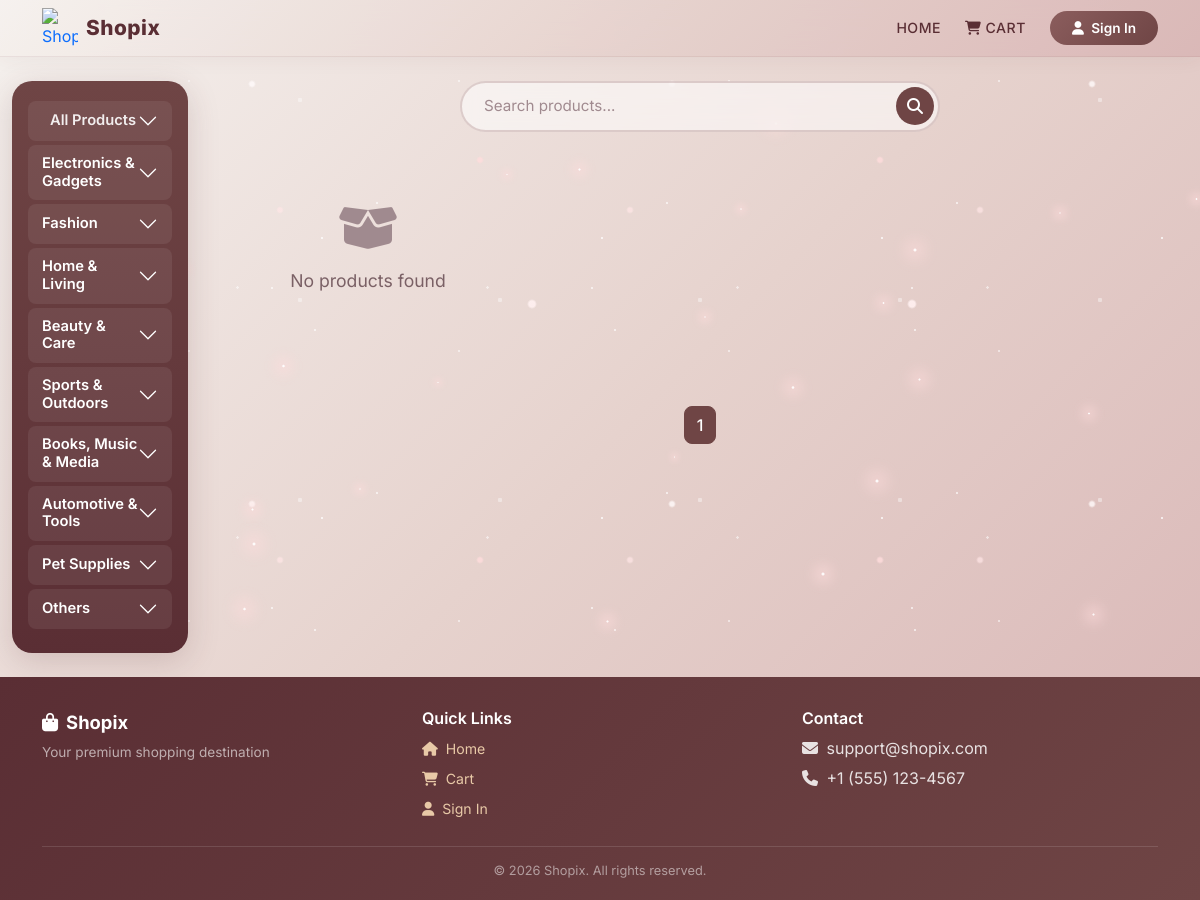
/?subcategory=1, run on the app's committed database.
### shop/models.py (models this page shows, shortened)
class Category(models.Model):
    name = models.CharField(max_length=200, unique=True)

### shop/views.py (the view)
# urls.py: path('', views.index, name='index'),
def index(request):
    product_objects = Products.objects.all()
    category_id = request.GET.get("category")
    if category_id:
        product_objects = product_objects.filter(category_id=category_id)
    subcategory_id = request.GET.get("subcategory")
    if subcategory_id:
        product_objects = product_objects.filter(subcategory_id=subcategory_id)
    item_name = request.GET.get("item_name")
    if item_name:
        product_objects = product_objects.filter(title__icontains=item_name)
    paginator = Paginator(product_objects, 10)
    page = request.GET.get("page")
    product_objects = paginator.get_page(page)
    categories = Category.objects.prefetch_related("subcategories")
    wishlist_ids = []
    if request.user.is_authenticated:
        wishlist, _ = Wishlist.objects.get_or_create(user=request.user)
        wishlist_ids = list(wishlist.products.values_list("id", flat=True))
    context = {
        "product_objects": product_objects,
        "categories": categories,
        "wishlist_ids": wishlist_ids,
    }
    return render(request, "shop/index.html", context)

### shop/templates/shop/index.html (shortened to what this page needs)
{% extends 'shop/background.html' %}
{% load static %}
{% block content %}
<div class="container-fluid py-4">
  <div class="row">
    <aside class="col-12 col-md-3 col-lg-2 mb-4 mb-md-0">
      <div class="sidebar" id="sidebar">
        <div class="accordion" id="categoryAccordion">
          <div class="accordion-item">
            <h2 class="accordion-header">
              <a href="/" class="accordion-button collapsed" style="text-decoration:none;">
                 All Products
              </a>
            </h2>
          </div>
          {% for category in categories %}
          <div class="accordion-item">
            <h2 class="accordion-header">
              <button class="accordion-button collapsed"
                data-bs-toggle="collapse"
                data-bs-target="#cat{{category.id}}">
                {{category.name}}
              </button>
            </h2>
          </div>
          {% endfor %}
        </div>
      </div>
    </aside>
    <main class="col-12 col-md-9 col-lg-10">
      <div class="main-wrapper w-100" style="max-width:1200px; margin:0 auto;">
        <form class="mb-4 d-flex justify-content-center">
          <div class="search-wrapper">
            <input type="search" name="item_name"
              placeholder="Search products..."
              class="form-control search-input" />
            <button class="search-btn" type="submit">
              <i class="fa-solid fa-magnifying-glass"></i>
            </button>
          </div>
        </form>
        <div class="products-wrapper">
          {% for product in product_objects %}
          <div class="elegant-glass-card fade-in-up" style="animation-delay: {{ forloop.counter0 }}00ms">
            <div class="card-img-wrapper">
              <img
                src="{% if product.image and product.image.url %}{{product.image.url}}{% elif product.image_url %}{{product.image_url}}{% else %}{% static 'shop/no-image.png' %}{% endif %}"
                alt="{{product.title}}" loading="lazy" />
            </div>
            <div class="card-body">
              <h5 class="product-name" data-id="{{product.id}}">
                {{product.title}}
              </h5>
              <p class="product-price" data-id="{{product.id}}">
                $ {{product.price}}
              </p>
              <div class="d-flex justify-content-between mt-auto gap-2">
                <a href="/{{product.id}}/" class="btn btn-theme flex-fill">
                  <i class="fa-solid fa-eye me-1"></i> View
                </a>
                <a href="{% url 'add_to_cart' product.id %}"
                   class="btn btn-theme-solid flex-fill">
                  <i class="fa-solid fa-cart-plus me-1"></i> Add
                </a>
              </div>
            </div>
          </div>
          {% empty %}
          <div class="text-center py-5 w-100">
            <i class="fa-solid fa-box-open fa-3x mb-3" style="color:var(--text-light)"></i>
            <p style="color:var(--text-muted); font-size:1.1rem;">No products found</p>
          </div>
          {% endfor %}
        </div>
        <nav class="mt-5">
          <ul class="pagination justify-content-center">
            <li class="page-item active">
              <span class="page-link">{{product_objects.number}}</span>
            </li>
          </ul>
        </nav>
      </div>
    </main>
  </div>
</div>
{% endblock %}

### shop/templates/shop/background.html (shortened to what this page needs)
{% load static %}
<!DOCTYPE html>
<html lang="en">
<head>
  <link rel="stylesheet" href="https://cdnjs.cloudflare.com/ajax/libs/font-awesome/6.5.1/css/all.min.css">
  <link href="https://cdn.jsdelivr.net/npm/bootstrap@5.3.2/dist/css/bootstrap.min.css" rel="stylesheet">
  <link rel="stylesheet" href="{% static 'shop/css/background.css' %}">
  <link rel="stylesheet" href="{% static 'shop/css/header.css' %}">
</head>
<body>
  <div class="background-container">
    {% include 'shop/header.html' %}
    <div class="layer1"></div>
    <div class="layer2"></div>
    <div class="layer3" id="layer3"></div>
    <div class="content">
      {% block content %}{% endblock %}
    </div>
    {% include 'shop/footer.html' %}
  </div>
</body>
</html>

### shop/templates/shop/header.html (shortened to what this page needs)
{% load static %}
<header class="glass-header">
  <div class="container d-flex justify-content-between align-items-center py-2">
    <a href="/" class="d-flex align-items-center text-decoration-none">
      <img src="https://cdn-icons-png.flaticon.com/512/3081/3081559.png"
        width="36" class="me-2" alt="Shopix">
      <h4 class="logo-text mb-0">Shopix</h4>
    </a>
    <nav class="header-nav" id="headerNav">
      <a href="/" class="nav-link">HOME</a>
      <a href="{% url 'cart' %}" class="nav-link">
        <i class="fa-solid fa-cart-shopping"></i> CART
      </a>
      {% if user.is_authenticated %}
        <span class="nav-link" style="cursor:default; opacity:0.7;">
          <i class="fa-solid fa-user"></i> {{ user.username }}
        </span>
        <a href="{% url 'logout' %}" class="signin-btn">
          <i class="fa-solid fa-right-from-bracket me-1"></i> Logout
        </a>
      {% else %}
        <a href="{% url 'login' %}" class="signin-btn">
          <i class="fa-solid fa-user me-1"></i> Sign In
        </a>
      {% endif %}
    </nav>
  </div>
</header>

### shop/templates/shop/footer.html
{% load static %}
<footer class="site-footer">
  <div class="container">
    <div class="row">
      <div class="col-md-4 mb-3 mb-md-0">
        <div class="footer-brand">
          <i class="fa-solid fa-bag-shopping me-2"></i>Shopix
        </div>
        <p class="footer-tagline">Your premium shopping destination</p>
      </div>
      <div class="col-md-4 mb-3 mb-md-0">
        <h6 class="text-white mb-2" style="font-weight:600;">Quick Links</h6>
        <ul class="footer-links">
          <li><a href="/"><i class="fa-solid fa-house me-1"></i> Home</a></li>
          <li><a href="/checkout/"><i class="fa-solid fa-cart-shopping me-1"></i> Cart</a></li>
          <li><a href="/login/"><i class="fa-solid fa-user me-1"></i> Sign In</a></li>
        </ul>
      </div>
      <div class="col-md-4">
        <h6 class="text-white mb-2" style="font-weight:600;">Contact</h6>
        <ul class="footer-links">
          <li><i class="fa-solid fa-envelope me-1"></i> support@shopix.com</li>
          <li><i class="fa-solid fa-phone me-1"></i> +1 (555) 123-4567</li>
        </ul>
      </div>
    </div>
    <div class="footer-divider"></div>
    <p class="footer-copy text-center">
      &copy; 2026 Shopix. All rights reserved.
    </p>
  </div>
</footer>

### shop/static/shop/css/header.css (style rules this page uses)
.glass-header { background: linear-gradient(135deg, rgba(245,241,238,0.85), rgba(230,210,205,0.85), rgba(216,180,180,0.85)); backdrop-filter: blur(20px); -webkit-backdrop-filter: blur(20px); border-bottom: 1px solid rgba(139,93,93,0.12); position: sticky; top: 0; z-index: 1000; box-shadow: 0 2px 20px rgba(90,46,52,0.06); }
.logo-text { font-weight: 800; color: #5A2E34; letter-spacing: 0.5px; font-size: 1.3rem; }
.nav-link { color: #5A2E34; font-weight: 500; text-decoration: none; font-size: 0.88rem; letter-spacing: 0.5px; position: relative; padding: 4px 0; transition: color 0.3s ease; }
.nav-link::after { content: ''; position: absolute; bottom: -2px; left: 0; width: 0; height: 2px; background: #6f4545; border-radius: 2px; transition: width 0.3s ease; }
.signin-btn { background: linear-gradient(135deg, #8B5D5D, #6f4545); color: white; border-radius: 25px; padding: 7px 22px; font-weight: 600; font-size: 0.85rem; border: none; transition: all 0.3s cubic-bezier(0.4, 0, 0.2, 1); text-decoration: none; }
.header-nav { display: flex; gap: 1.5rem; align-items: center; }

### data on the page
Category: name "Electronics & Gadgets"
Category: name "Fashion"
Category: name "Home & Living"
Category: name "Beauty & Care"
Category: name "Sports & Outdoors"
Category: name "Books, Music & Media"
Category: name "Automotive & Tools"
Category: name "Pet Supplies"
Category: name "Others"

### other printed values
{{ product_objects.number }} "1"
